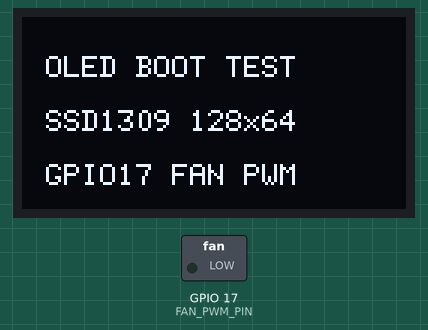
The sketch below on a simulated ESP32-S3. On the bench: 128×64 one-colour display, switched loads named in the sketch (green lamp = pin HIGH). What the sketch prints to the serial monitor is not drawn.

Above: at 0.3 s.
At 3.1 s:
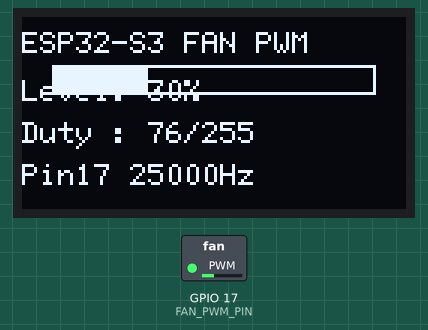
At 18.2 s:
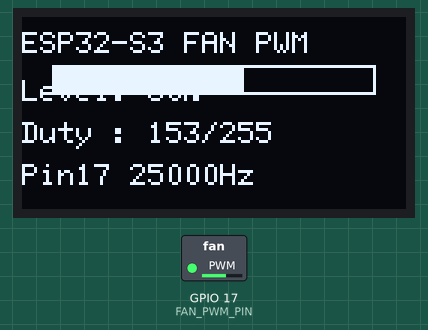
At 38.3 s:
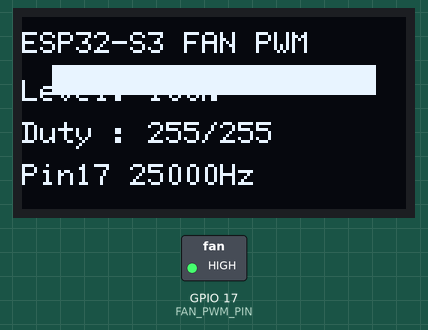
Timing chart, 0 to 39.8 s (numbered marks = the images above):
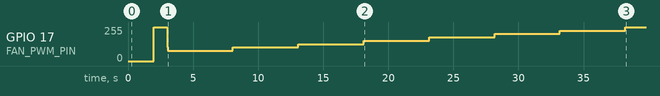

Measured:
- what the display in image 0 shows lasts 1.2 s, from 0.3 s to 1.5 s
- what the display in image 1 shows lasts 5.0 s, from 3.1 s to 8.1 s

The sketch:

fan_pwm_gpio17_demo.ino
```cpp
#include <Arduino.h>
#include <U8g2lib.h>

static const int FAN_PWM_PIN = 17;
static const int PWM_CHANNEL = 0;
static const int PWM_FREQ = 25000;
static const int PWM_RESOLUTION = 8;
static const int PWM_MAX_DUTY = (1 << PWM_RESOLUTION) - 1;

// OLED wiring kept the same as your existing screen setup.
static const int PIN_OLED_CS = 6;
static const int PIN_OLED_DC = 7;
static const int PIN_OLED_RST = 10;
static const int PIN_OLED_MOSI = 8;
static const int PIN_OLED_SCK = 9;

U8G2_SSD1309_128X64_NONAME0_F_4W_SW_SPI display(
  U8G2_R0,
  PIN_OLED_SCK,
  PIN_OLED_MOSI,
  PIN_OLED_CS,
  PIN_OLED_DC,
  PIN_OLED_RST
);

int currentPercent = 0;
int currentDuty = 0;

void drawStatus() {
  char line[32];
  int barWidth = map(currentPercent, 0, 100, 0, 108);

  display.clearBuffer();
  display.setFont(u8g2_font_6x12_tf);

  display.drawStr(0, 12, "ESP32-S3 FAN PWM");

  snprintf(line, sizeof(line), "Level: %d%%", currentPercent);
  display.drawStr(0, 28, line);

  snprintf(line, sizeof(line), "Duty : %d/%d", currentDuty, PWM_MAX_DUTY);
  display.drawStr(0, 42, line);

  snprintf(line, sizeof(line), "Pin17 %dHz", PWM_FREQ);
  display.drawStr(0, 56, line);

  display.drawFrame(10, 16, 108, 10);
  display.drawBox(10, 16, barWidth, 10);

  display.sendBuffer();
}

void setFanSpeedPercent(int percent) {
  currentPercent = constrain(percent, 0, 100);
  currentDuty = map(currentPercent, 0, 100, 0, PWM_MAX_DUTY);

  ledcWriteChannel(PWM_CHANNEL, currentDuty);
  drawStatus();

  Serial.printf("Fan speed: %d%%, duty: %d\n", currentPercent, currentDuty);
}

void kickStartFan(int targetPercent) {
  // Many DC fans need a short full-duty kick to start reliably.
  setFanSpeedPercent(100);
  delay(1000);
  setFanSpeedPercent(targetPercent);
}

void setup() {
  Serial.begin(115200);
  delay(200);

  Serial.println();
  Serial.println("ESP32-S3 fan PWM + SSD1309 display demo start");
  Serial.printf("PWM pin: GPIO%d\n", FAN_PWM_PIN);
  Serial.printf("PWM freq: %d Hz\n", PWM_FREQ);
  Serial.printf("OLED CS=%d DC=%d RST=%d MOSI=%d SCK=%d\n",
                PIN_OLED_CS, PIN_OLED_DC, PIN_OLED_RST, PIN_OLED_MOSI, PIN_OLED_SCK);

  display.begin();
  display.setContrast(255);
  display.clearBuffer();
  display.setFont(u8g2_font_6x12_tf);
  display.drawStr(8, 20, "OLED BOOT TEST");
  display.drawStr(8, 38, "SSD1309 128x64");
  display.drawStr(8, 56, "GPIO17 FAN PWM");
  display.sendBuffer();
  delay(1200);

  ledcAttachChannel(FAN_PWM_PIN, PWM_FREQ, PWM_RESOLUTION, PWM_CHANNEL);

  setFanSpeedPercent(0);
  delay(500);
  kickStartFan(40);
}

void loop() {
  for (int speed = 30; speed <= 100; speed += 10) {
    setFanSpeedPercent(speed);
    delay(5000);
  }

  for (int speed = 100; speed >= 30; speed -= 10) {
    setFanSpeedPercent(speed);
    delay(5000);
  }
}
```
